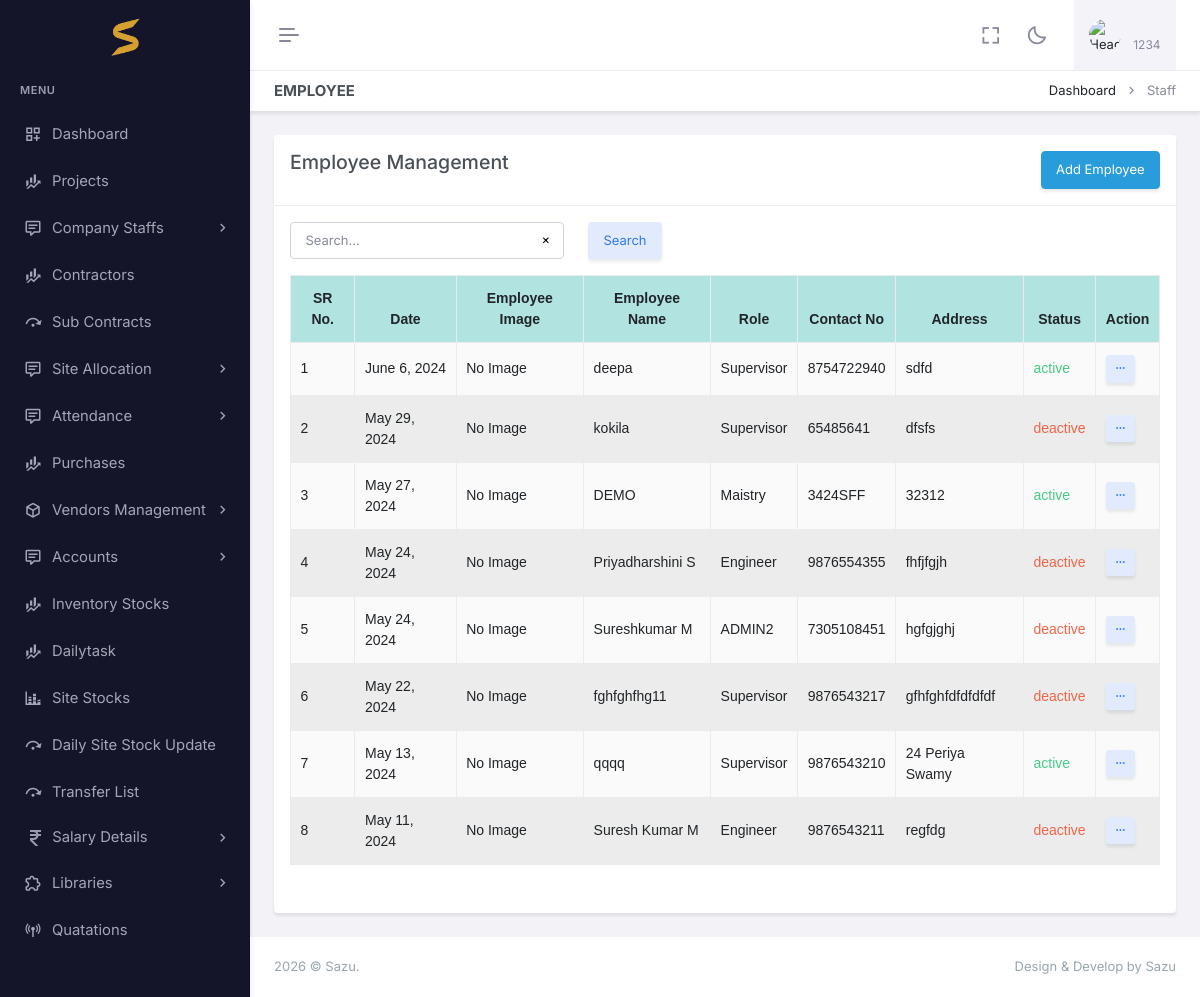
Page /employee/ (signed in) on the committed database.
### app/auth_models.py (models this page shows, shortened)
class CustomUser(AbstractBaseUser, PermissionsMixin):
    email=models.EmailField(null=True, blank=True,unique=True)
    image = models.ImageField(upload_to='profile_images/', null=True, blank=True)
    name = models.CharField(max_length=255)
    phone_number = models.CharField(max_length=10, unique=True)
    pin = models.CharField(max_length=6, null=True, blank=True)
    is_active = models.BooleanField(default=True)
    admin = models.BooleanField(default=False)
    is_employee = models.BooleanField(default=False)
    is_owner=models.BooleanField(default=False)
    created_at =models.DateField(auto_now_add=True)
    is_staff = models.BooleanField(default=False)
    is_superuser = models.BooleanField(default=False)
    otp = models.CharField(max_length=6, null=True, blank=True)
    created_at =models.DateField(auto_now_add=True)
    proof=models.FileField(upload_to="proof/", null=True, blank=True)
    USERNAME_FIELD = 'phone_number'
    REQUIRED_FIELDS = ['name']
    disable = models.BooleanField(default=False)
    objects = CustomUserManager()
    @property
    def company(self):
        print(self.is_employee)
        if self.admin:
            return self.company_set.all().last()
        if self.is_employee:
            if self.employee_set.all():
                return self.employee_set.all().last().company
        return None

### app/models.py (models this page shows, shortened)
class Employee(models.Model):
    company=models.ForeignKey(Company, on_delete=models.CASCADE,null=True,blank=True)
    user=models.ForeignKey(CustomUser, on_delete=models.CASCADE,null=True,blank=True)
    img =models.FileField(upload_to="doc",null=True,blank=True)
    name=models.CharField(max_length=50,null=True,blank=True)
    role=models.ForeignKey(EmpRoles, on_delete=models.CASCADE,null=True,blank=True)
    mobile=models.CharField(max_length=10,null=True,blank=True)
    address=models.CharField(max_length=200,null=True,blank=True)
    bankname=models.CharField(max_length=50,null=True,blank=True)
    branch=models.CharField(max_length=50,null=True,blank=True)
    bankaccount=models.CharField(max_length=50,null=True,blank=True)
    ifsccode=models.CharField(max_length=50,null=True,blank=True)
    start_date=models.DateField(auto_now_add=True, null=True, blank=True)
    wage=models.DecimalField(max_digits=10, decimal_places=2,null=True, blank=True)
    payment_schedule = models.ForeignKey(PaymentSchedule, on_delete=models.CASCADE, null=True, blank=True)
    monthly_salary = models.DecimalField(max_digits=10, decimal_places=2,null=True, blank=True)
    monthly_salary1 = models.DecimalField(max_digits=10, decimal_places=2,null=True, blank=True)
    @property
    def disable(self):
        if self.user:
            return self.user.disable
        return False

class EmpRoles(models.Model):
    company=models.ForeignKey(Company, on_delete=models.CASCADE,null=True,blank=True)
    name=models.CharField(max_length=50)
    description = models.CharField(max_length=200)
    def __str__(self):
        return self.name

### app/views.py (the view, shortened to what this page needs)
# urls.py: path('employee/',views.employee,name= 'employee'),
@login_required(login_url='login')
def employee(request):
    user=request.user
    allow,msg= check_user(request,Employee,instance=False)  # CHANGE model
    if not allow:
         context ={"unauthorized":msg}
         return render(request,"login.html",context)
    if request.method == 'POST':
        request_data=request.POST.copy().dict()
        request_data ["company"] = request.user.company.id
        img = request.FILES.get("img",None)
        if img:
         request_data['img'] = img
        form = EmployeeSerializer(data=request_data)
        if form.is_valid():
            form.save()
            return JsonResponse({"msg":"success"},status=201)
        else:
            return JsonResponse(form.errors,status=400)
    else:
        form = EmployeeSerializer()
    querysets = Employee.objects.filter(company=request.user.company).order_by("-id")
    queryset,pages,search =customPagination(request,Employee,querysets)
    roles = EmpRoles.objects.filter(company = request.user.company )
    context= {'queryset': queryset,"location":"employee","pages" :pages,"search":search,"roles" :roles,'form':form}   #change location name
    return render(request,"employee/employee.html",context)    #change template name

### app/context_processors.py (called while the page is built)
def my_env_var(request):
    return {
        'my_env_var': settings.JS_ENV
    }

### app/templatetags/filters.py (called while the page is built)
@register.filter
def truncate(value,char =15):
    if value:
        return truncate_text(value,char)
    return value

### app/utils.py (called while the page is built)
def customPagination(request,Klass,queryset,serializer_class=None):
    search_query = request.GET.get('search',"")
    if search_query:
        search_filters = Q()
        for field in Klass._meta.fields:
            if field.get_internal_type() in ['CharField', 'TextField']:
                search_filters |= Q(**{f'{field.name}__icontains': search_query})
        queryset = queryset.filter(search_filters)
    paginator = Paginator(queryset, PAGE_SIZE)
    page_number = request.GET.get('page')
    page_obj = paginator.get_page(page_number)
    pages =paginator.num_pages
    obj =page_obj.object_list
    if serializer_class:
            queryjs =  (serializer_class(obj,many=True).data)
            print(queryjs)
    return page_obj,pages,search_query

def check_user(request,klass,instance=False):
    msg ='not allowed'
    return True ,msg

def truncate_text(text,char =10):
    if not (isinstance(text,str)):
        return text
    if len(text)>10 :
        name = text[0:char]
        return name
    return text

### app/templates/employee/employee.html (shortened to what this page needs)
{% extends "base.html" %}
{% load filters %}
{% load static %}
{% block header2 %}
<div id="layout-wrapper">
  <div class="main-content">
    <div class="page-content">
      <div class="container-fluid">
        <div class="row">
          <div class="col-12">
            <div class="page-title-box d-sm-flex align-items-center justify-content-between">
              <h4 class="mb-sm-0">Employee</h4>
              <div class="page-title-right">
                <ol class="breadcrumb m-0">
                  <li class="breadcrumb-item"><a href="javascript: void(0);">Dashboard</a></li>
                  <li class="breadcrumb-item active">Staff</li>
                </ol>
              </div>
            </div>
          </div>
        </div>
        <div class="row">
          <div class="col-lg-12">
            <div class="card">
              <div class="card-header">
                <div class="row">
                  <div class="col-xl-6 col-lg-6 col-md-6 col-12">
                    <h4>Employee Management </h4>
                  </div>
                  <div class="col-xl-4 col-lg-4 col-md-4 col-12"></div>
                  <div class="col-xl-2 col-lg-2 col-md-2 col-12">
                    <button type="button" class="btn btn-info" style="float:right;" data-bs-toggle="modal"
                      data-bs-target=".bs-example-modal-lg">Add Employee</button>
                  </div>
                </div>
              </div>
              <div class="card-body">
                <div class="row">
                  {% include "search.html" %}
                </div>
                <div class="">
                  <table id="example" class="table table-bordered table-striped align-middle" style="width:100%">
                    <thead>
                      <tr>
                        <th data-ordering="false">SR No.</th>
                        <th data-ordering="false">Date</th>
                       <th data-ordering="false">Employee Image</th>
                        <th data-ordering="false">Employee Name</th>
                        <th data-ordering="false">Role</th>
                        <th data-ordering="false">Contact No</th>
                        <th data-ordering="false">Address</th>
                        <th data-ordering="false">Status</th>
                        <th data-ordering="false">Action</th>
                      </tr>
                    </thead>
                    <tbody>
                      {% for i in queryset %}
                      <tr>
                        <td>{{ forloop.counter }}</td>
                        <td>{{ i.start_date }}</td>
                      <td>
                        {% if i.img %}
                            <img src="{{ i.img.url }}" alt="{{ i.img.name }}" style="max-width: 100px; max-height: 100px;" />
                        {% else %}
                            No Image
                        {% endif %}
                    </td>
                        <td>{{ i.name }}</td>
                        <td>{{ i.role.name}}</td>
                        <td>{{ i.mobile }}</td>
                        <td>{{ i.address  | truncate  }}</td>
                        {% if i.disable == True %}
                        <td class="text-danger" >deactive  </td>
                        {% else %}
                        <td class="text-success"> active  </td>
                        {% endif %}
                        <td>
                          <div class="dropdown d-inline-block">
                            <button class="btn btn-soft-secondary btn-sm dropdown" type="button"
                              data-bs-toggle="dropdown" aria-expanded="false">
                              <i class="ri-more-fill align-middle"></i>
                            </button>
                          </div>
                        </td>
                      </tr>
                      {% endfor %}
                    </tbody>
                  </table>
                  <div class="row">
                    {% include 'pagination.html' %}
                  </div>
                </div>
              </div>
            </div>
          </div>
        </div>
      </div>
    </div>
  </div>
  {% endblock header2 %}

### app/templates/appbar.html (shortened to what this page needs)
{% load static %}
<div id="layout-wrapper">
    <header id="page-topbar">
        <div class="layout-width">
            <div class="navbar-header">
                <div class="d-flex">
                    <button type="button"
                        class="btn btn-sm px-3 fs-16 header-item vertical-menu-btn topnav-hamburger shadow-none"
                        id="topnav-hamburger-icon">
                        <span class="hamburger-icon">
                            <span></span>
                            <span></span>
                            <span></span>
                        </span>
                    </button>
                </div>
                <div class="d-flex align-items-center">
                    <div class="ms-1 header-item d-none d-sm-flex">
                        <button type="button"
                            class="btn btn-icon btn-topbar btn-ghost-secondary rounded-circle shadow-none"
                            data-toggle="fullscreen">
                            <i class="bx bx-fullscreen fs-22"></i>
                        </button>
                    </div>
                    <div class="ms-1 header-item d-none d-sm-flex">
                        <button type="button"
                            class="btn btn-icon btn-topbar btn-ghost-secondary rounded-circle light-dark-mode shadow-none">
                            <i class="bx bx-moon fs-22"></i>
                        </button>
                    </div>
                    <div class="dropdown ms-sm-3 header-item topbar-user">
                        <button type="button" class="btn shadow-none" id="page-header-user-dropdown"
                            data-bs-toggle="dropdown" aria-haspopup="true" aria-expanded="false">
                            <span class="d-flex align-items-center">
                                <img class="rounded-circle header-profile-user"
                                    src="{% static 'assets/images/users/avatar-1.jpg' %}" alt="Header Avatar">
                                <span class="text-start ms-xl-2">
                                    <span
                                        class="d-none d-xl-block ms-1 fs-12 user-name-sub-text">{{request.user.name}}</span>
                                </span>
                            </span>
                        </button>
                    </div>
                </div>
            </div>
        </div>
    </header>
</div>

### app/static/assets/css/table.css (style rules this page uses)
:root { --table-font-family: Arial, sans-serif; --table-font-size: 14px; }
table { width: 100%; border-collapse: collapse; font-family: var(--table-font-family); font-size: var(--table-font-size); }
th, td { border: 1px solid #ddd; padding: 10px; }
th { text-transform: capitalize; background-color: #f2f2f2; text-align: center !important; }
thead:first-child { background-color: #8ad5d3aa; }
tr:nth-child(even) { background-color: #d8dad883; }
th:first-letter { text-transform: uppercase; }

### rows in the picture
CustomUser: user.name "1234"
Employee: start_date "June 6, 2024", shows "No Image", name "deepa", role.name "Supervisor", mobile "8754722940", address "sdfd", shows "active"
Employee: start_date "May 29, 2024", shows "No Image", name "kokila", role.name "Supervisor", mobile "65485641", address "dfsfs", shows "deactive"
Employee: start_date "May 27, 2024", shows "No Image", name "DEMO", role.name "Maistry", mobile "3424SFF", address "32312", shows "active"
Employee: start_date "May 24, 2024", shows "No Image", name "Priyadharshini S", role.name "Engineer", mobile "9876554355", address "fhfjfgjh", shows "deactive"
Employee: start_date "May 24, 2024", shows "No Image", name "Sureshkumar M", role.name "ADMIN2", mobile "7305108451", address "hgfgjghj", shows "deactive"
Employee: start_date "May 22, 2024", shows "No Image", name "fghfghfhg11", role.name "Supervisor", mobile "9876543217", address "gfhfghfdfdfdfdf", shows "deactive"
Employee: start_date "May 13, 2024", shows "No Image", name "qqqq", role.name "Supervisor", mobile "9876543210", address "24 Periya Swamy", shows "active"
Employee: start_date "May 11, 2024", shows "No Image", name "Suresh Kumar M", role.name "Engineer", mobile "9876543211", address "regfdg", shows "deactive"
